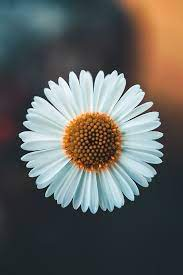
#> input picture goruntu_ısleme/indir.jpeg, 183 x 275 px
$ python untitled0.py
#> lines starting #> are read from the running program, lines starting #| are printed output that depends on the picture
import cv2
import matplotlib.pyplot as plt
import numpy as np

img = cv2.imread("indir.jpeg", 0)
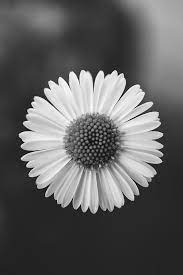
#> img: shape (275, 183); min 0, max 255, mean 96.6

img_hist = cv2.calcHist([img], channels=[0], mask=None, histSize=[256], ranges=[0, 256])
#> img_hist = 256 values, max 3979 at index 37, min 3 at index 1, mean 196.6

plt.figure()
plt.plot(img_hist)
plt.show()
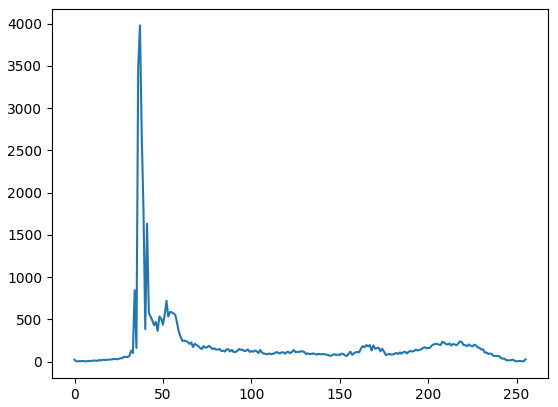
#> figure drawn by matplotlib, 1 panel; curve peaks at x = 37, y = 3979
